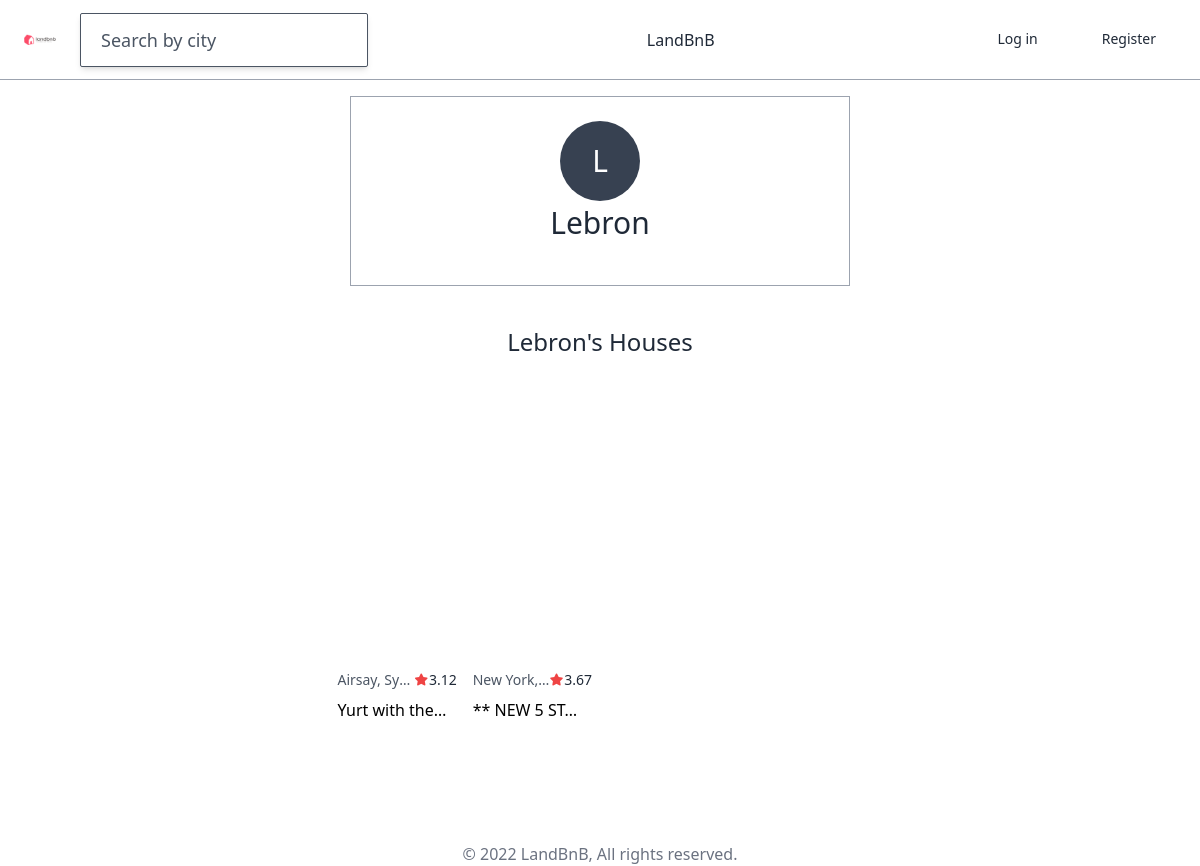
/users/21/, run on the app's committed database.
### users/models.py (models this page shows, shortened)
class User(AbstractUser):
    GENDER_MALE = "male"
    GENDER_FEMALE = "female"
    GENDER_CHOICES = (
        (GENDER_MALE, "Male"),
        (GENDER_FEMALE, "Female"),
    )
    LANGUAGE_ENGLISH = "en"
    LANGUAGE_VIETNAMESE = "vi"
    LANGUAGE_CHOICES = (
        (LANGUAGE_ENGLISH, "English"),
        (LANGUAGE_VIETNAMESE, "Vietnamese"),
    )
    LOGIN_EMAIL = "email"
    avatar = models.ImageField(null=True, blank=True)
    gender = models.CharField(choices=GENDER_CHOICES, max_length=10, null=True, blank=True)
    language = models.CharField(choices=LANGUAGE_CHOICES, max_length=2)
    birthday = models.DateField(null=True)
    superhost = models.BooleanField(default=False)
    bio = models.TextField(default="", blank=True)
    pass

### house/models.py (models this page shows, shortened)
class House(models.Model):
    name = models.TextField(max_length=100)
    description = models.TextField()
    country = CountryField()
    city = models.CharField(max_length=30)
    price = models.IntegerField(default=0)
    address = models.TextField(max_length=100, default='abc')
    guest = models.IntegerField(default=0)
    bedroom = models.IntegerField(default=0)
    bed = models.IntegerField(default=0)
    bathroom = models.IntegerField(default=0)
    check_in = models.TimeField(null=True)
    check_out = models.TimeField(null=True)
    host = models.ForeignKey("users.User", related_name="houses", on_delete=models.CASCADE, null=True)
    house_type =models.ForeignKey("HouseType", verbose_name="House type", related_name="houses", on_delete=models.CASCADE, null=True, blank=True)
    amenities = models.ManyToManyField("Amenity", related_name="houses", blank=True)
    facilities = models.ManyToManyField("Facility", related_name="houses", blank=True)
    def amenities_count(self):
        return self.amenities.count()
    amenities_count.short_description = "amenity"
    def first_photo(self):
        try:
            (photo,) = self.photos.all()[:1]
            return photo.file.url
        except ValueError:
            return None
    def total_rating(self):
        all_reviews = self.reviews.all()
        all_rating = 0
        if len(all_reviews) > 0:
            for review in all_reviews:
                all_rating += review.avgRating()
            return round(all_rating/len(all_reviews), 2)
        return 0
    total_rating.short_description = "rating"

class Photo(core_models.TimeStampedModel):
    caption = models.CharField(max_length=80)
    file = models.ImageField()
    house = models.ForeignKey("House", related_name="photo", on_delete=models.CASCADE)

### review/models.py (models this page shows, shortened)
class Review(core_models.TimeStampedModel):
    review = models.TextField()
    customer_service = models.IntegerField(
        validators=[MinValueValidator(1), MaxValueValidator(5)]
    )
    cleanliness = models.IntegerField(
        validators=[MinValueValidator(1), MaxValueValidator(5)]
    )
    location = models.IntegerField(
        validators=[MinValueValidator(1), MaxValueValidator(5)]
    )
    suitable_price = models.IntegerField(
        validators=[MinValueValidator(1), MaxValueValidator(5)]
    )
    user = models.ForeignKey(
        "users.User", related_name="reviews", on_delete=models.CASCADE
    )
    house = models.ForeignKey(
        "house.House", related_name="reviews", on_delete=models.CASCADE
    )
    def avgRating(self):
        avg = (self.customer_service
            + self.cleanliness
            + self.location
            + self.suitable_price) / 4
        return round(avg, 2)

### users/views.py (the view)
# urls.py: path("<int:pk>/", views.UserProfileView.as_view(), name="profile"),
class UserProfileView(DetailView):
    model = models.User
    context_object_name = "user_obj"
    pass

### templates/users/user_detail.html (shortened to what this page needs)
{% extends "base.html" %}
{% block content %}
<div class="h-75vh">
    <div class="container lg:w-5/12 md:w-1/2 xl:w-1/4 mx-auto my-10 flex flex-col items-center border p-6 border-gray-400 ove">
        {% include "mixins/user_avatar.html" with user=user_obj %}
        <div class="flex items-center">
            <span class="text-3xl mt-1">{{user_obj.first_name}}</span>
        </div>
    </div>
    {% if user_obj.houses.count > 0 %}
    <div class="container mx-auto pb-10 flex flex-col items-center">
        <h3 class="mb-12 text-2xl">{{user_obj.first_name}}'s Houses</h3>
        <div class="flex flex-wrap -mx-40 mb-10">
            {% for house in user_obj.houses.all  %}
                {% include 'mixins/house_card.html' with house=house %}
            {% endfor %}
        </div>
    </div>
    {% endif %}
</div>
{% endblock content %}

### templates/mixins/user_avatar.html
{% if user.avatar %}
    <div class="h-20 w-20 rounded-full bg-cover" style="background-image: url({{user.avatar.url}});">
{% else %}
    <div class="h-20 w-20 bg-gray-700 rounded-full text-white flex justify-center items-center overflow-hidden">
        <span class="text-3xl">{{user.first_name|first}}</span>
    {% endif %}
</div>

### templates/mixins/house_card.html
<div class="w-1/4 mb-10 px-2 overflow-hidden">
    <a href={% url 'houses:detail' house.pk %}>
        <div class="w-full h-64 bg-cover bg-center rounded-lg mb-2" style="background-image: url({{house.first_photo}});"></div>
        <div class="flex justify-between mb-2 truncate">
            <div class="w-4/5 overflow-hidden flex">
                <span class="text-sm text-gray-600 block truncate">{{house.city}}, {{house.country.name}}</span>
            </div>
            <span class="text-sm flex items-center">
                <i class="fas fa-star text-red-500 text-xs mr-px"></i>{{house.total_rating}}
            </span>
        </div>
        <span class="text-black w-11/12 block truncate">{{house.name}}</span>
    </a>
</div>

### static/css/styles.css (style rules this page uses)
*,::after,::before { box-sizing:border-box;border-width:0;border-style:solid;border-color:#e5e7eb }
::after,::before { --tw-content:'' }
html { line-height:1.5;-webkit-text-size-adjust:100%;-moz-tab-size:4;-o-tab-size:4;tab-size:4;font-family:ui-sans-serif,system-ui,-apple-system,BlinkMacSystemFont,"Segoe UI",Roboto,"Helvetica Neue",Arial,"Noto Sans",sans-serif,"Apple Color Emoji","Segoe UI Emoji","Segoe UI Symbol","Noto Color Emoji";font-feature-settings:normal }
body { margin:0;line-height:inherit }
h1,h2,h3,h4,h5,h6 { font-size:inherit }
a { color:inherit;text-decoration:inherit }
button,h1,h2,h3,h4,h5,h6,optgroup { font-weight:inherit }
blockquote,dd,dl,figure,h1,h2,h3,h4,h5,h6,hr,p,pre { margin:0 }
*,::after,::before { --tw-border-spacing-x:0;--tw-border-spacing-y:0;--tw-translate-x:0;--tw-translate-y:0;--tw-rotate:0;--tw-skew-x:0;--tw-skew-y:0;--tw-scale-x:1;--tw-scale-y:1;--tw-pan-x: ;--tw-pan-y: ;--tw-pinch-zoom: ;--tw-scroll-snap-strictness:proximity;--tw-ordinal: ;--tw-slashed-zero: ;--tw-numeric-figure: ;--tw-numeric-spacing: ;--tw-numeric-fraction: ;--tw-ring-inset: ;--tw-ring-offset-width:0px;--tw-ring-offset-color:#fff;--tw-ring-color:rgb(59 130 246 / 0.5);--tw-ring-offset-shadow:0 0 #0000;--tw-ring-shadow:0 0 #0000;--tw-shadow:0 0 #0000;--tw-shadow-colored:0 0 #0000;--tw-blur: ;--tw-brightness: ;--tw-contrast: ;--tw-grayscale: ;--tw-hue-rotate: ;--tw-invert: ;--tw-saturate: ;--tw-sepia: ;--tw-drop-shadow: ;--tw-backdrop-blur: ;--tw-backdrop-brightness: ;--tw-backdrop-contrast: ;--tw-backdrop-grayscale: ;--tw-backdrop-hue-rotate: ;--tw-backdrop-invert: ;--tw-backdrop-opacity: ;--tw-backdrop-saturate: ;--tw-backdrop-sepia: }
.container { width:100% }
@media (min-width:640px) { .container { max-width:640px } }
@media (min-width:768px) { .container { max-width:768px } }
@media (min-width:1024px) { .container { max-width:1024px } }
.mx-auto { margin-left:auto;margin-right:auto }
.my-10 { margin-top:2.5rem;margin-bottom:2.5rem }
.-mx-40 { margin-left:-10rem;margin-right:-10rem }
.mt-24 { margin-top:6rem }
.mb-10 { margin-bottom:2.5rem }
.mb-2 { margin-bottom:.5rem }
.mr-px { margin-right:1px }
.mt-1 { margin-top:.25rem }
.mb-12 { margin-bottom:3rem }
.block { display:block }
.flex { display:flex }
.h-20 { height:5rem }
.h-64 { height:16rem }
.w-full { width:100% }
.w-1\/4 { width:25% }
.w-4\/5 { width:80% }
.w-11\/12 { width:91.666667% }
.w-20 { width:5rem }
.flex-col { flex-direction:column }
.flex-wrap { flex-wrap:wrap }
.items-center { align-items:center }
.justify-center { justify-content:center }
.justify-between { justify-content:space-between }
.overflow-hidden,.truncate { overflow:hidden }
.truncate { text-overflow:ellipsis;white-space:nowrap }
.rounded-lg { border-radius:.5rem }
.rounded-full { border-radius:9999px }
.border { border-width:1px }
.border-gray-400,.border-gray-700 { --tw-border-opacity:1;border-color:rgb(156 163 175/var(--tw-border-opacity)) }
.bg-gray-700,.bg-red-500 { --tw-bg-opacity:1;background-color:rgb(55 65 81/var(--tw-bg-opacity)) }
.bg-cover { background-size:cover }
.bg-center { background-position:center }
.p-6 { padding:1.5rem }
.px-2 { padding-left:.5rem;padding-right:.5rem }
.pb-10 { padding-bottom:2.5rem }
.text-3xl { font-size:1.875rem;line-height:2.25rem }
.text-2xl { font-size:1.5rem;line-height:2rem }
.text-sm { font-size:.875rem;line-height:1.25rem }
.text-xs { font-size:.75rem;line-height:1rem }
.font-light { font-weight:300 }
.text-gray-800 { --tw-text-opacity:1;color:rgb(31 41 55/var(--tw-text-opacity)) }
.text-gray-600,.text-red-500 { --tw-text-opacity:1;color:rgb(75 85 99/var(--tw-text-opacity)) }
.text-red-500 { color:rgb(239 68 68/var(--tw-text-opacity)) }
.text-black,.text-white { --tw-text-opacity:1;color:rgb(0 0 0/var(--tw-text-opacity)) }
.text-white { color:rgb(255 255 255/var(--tw-text-opacity)) }
@media (min-width:768px) { .md\:w-1\/2 { width:50% } }
@media (min-width:1024px) { .lg\:w-5\/12 { width:41.666667% } }

### data on the page
User: first_name|first "L", first_name "Lebron"
House: city "Airsay", country.name "Sy…", total_rating "3.12", name "Yurt with the…"
House: city "New York", total_rating "3.67", name "** NEW 5 ST…"
